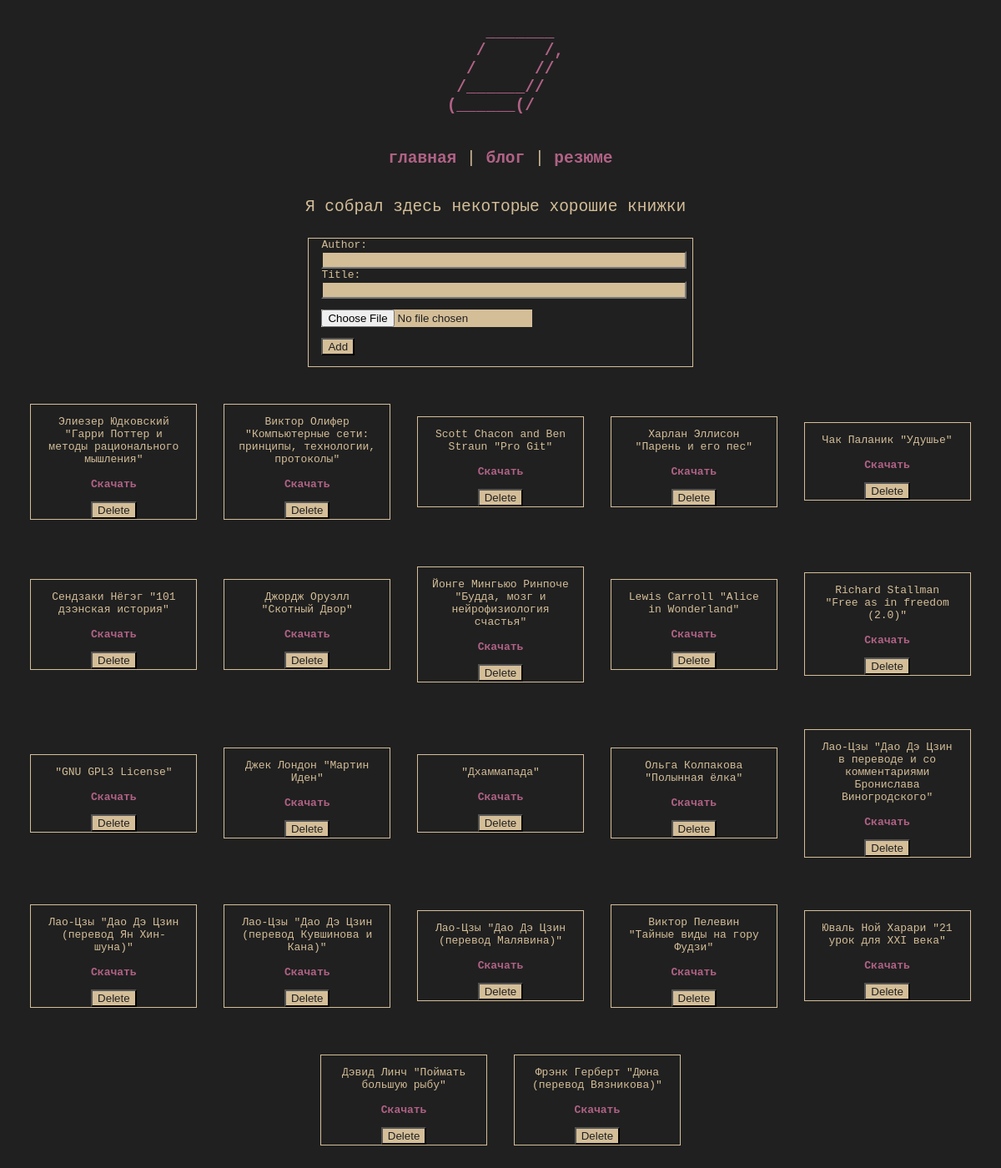
/books (signed in), run on the app's committed database.
### tables this page shows
CREATE TABLE books (
    "author" TEXT,
    "title" TEXT NOT NULL,
    "file" TEXT NOT NULL
);

### kolpa_site.py (the view, shortened to what this page needs)
@app.route("/books", methods=["POST", "GET"])
def books():
    return render_template('books.html', books = dbase.getBooksData(), admin = session['admin'])

### FDataBase.py (called while the page is built)
    def getBooksData(self):
        sql = '''SELECT rowid, * FROM books'''
        try:
            self.__cur.execute(sql)
            res = self.__cur.fetchall()
            if res: return res
        except:
            print("Error reading DB")
        return []

### kolpa_site.py (called while the page is built)
def connect_db():
    conn = sqlite3.connect(app.config['DATABASE'])
    conn.row_factory = sqlite3.Row
    return conn

def get_db():
    if not hasattr(g, 'link_db'):
        g.link_db = connect_db()
    return g.link_db

@app.before_request
def before_request():
   global dbase
   db = get_db()
   dbase = FDataBase(db)
   if 'admin' not in session:
       session['admin'] = False

### templates/books.html (shortened to what this page needs)
<!DOCTYPE html>
<html>
  <head>
      <link type="text/css" href="{{ url_for('static', filename='css/styles.css')}}" rel="stylesheet" />
  </head>
  <body>
    <section id="header" aria-label="Home">
      <a href="/" title="Home">
      <pre>
    _______
     /      /,
   /      //
  /______//
 (______(/
      </pre>
	</a>
    </section>
    <section id="menu">
      <p id="test">
        <a href="/">главная</a> | <a href="/blog">блог</a> | <a href="/resume">резюме</a>
    </p>
    </section>
    <section id="title">
      <p>
        Я собрал здесь некоторые хорошие книжки
      </p>
    </section>
    {%if admin %}
    <div id="weird-boxes">
        <section id="simple_block" style="max-width: 55ch;">
        <form enctype="multipart/form-data" method="post">
        <label for="author">Author:</label><br>
        <input type="text" id="author" name="author" style="width: 100%;"><br>
        <label for="title">Title:</label><br>
        <input type="text" id="title" name="title" style="width: 100%;"><br>
        <p><input type="file" name="book">
        <p></p><input type="submit" value="Add"></p>
      </form>
      </section>
      </div>
      <br>
      {% endif %}
    <div id="weird-boxes">
    <ul class="booklist">
        {% for book in books -%}
          <li>
            <section>
                <p>
                    {{book.author}} "{{book.title}}"
                    <br>
                    <br>
                    <a href="{{book.file}}" download>Скачать</a>
                </p>
                {%if admin %}
                <form action="/books/{{book.rowid}}" method="post">
                  <input type="submit" name="submit_button" value="Delete">
                </form>
                {% endif %}
            </section>
          </li>
        {% endfor -%}
    </ul>
	</div>
  </body>
</html>

### static/css/styles.css (style rules this page uses)
body { background-color: #202020; overflow-x: hidden; }
html { overflow-x: hidden; }
.booklist { font-family: monospace; margin: 0 auto; text-align: center; max-width: 1920px; padding: 0; }
.booklist li { vertical-align:middle; display: inline-block; width: 200px; margin: 0 12px 30px; }
input { background-color: #d4be98; color: #202020; }
p#test { width: 100%; text-align: center; font-size:150%; }
section { font-family: monospace; background-color: #202020; color:#d4be98; }
section#header { text-align:center; font-size:150%; margin-right:1%; margin-left:1%; }
section#title { margin-top:3%; text-align:center; font-size:150%; margin-right:2%; margin-left:1%; }
#weird-boxes section { padding: 0 2ch; margin-top: 2em; border: 1px solid #d4be98; }
section#simple_block { margin-left: auto; margin-right: auto; max-width: 38ch; }
section#menu { margin-left: auto; margin-right: auto; width: 40ch; }
a { text-decoration: none; font-weight:bold; color:#B16286; }

### data on the page
books: author "Элиезер Юдковский", title "Гарри Поттер и методы рационального мышления"
books: author "Виктор Олифер", title "Компьютерные сети: принципы, технологии, протоколы"
books: author "Scott Chacon and Ben Straun", title "Pro Git"
books: author "Харлан Эллисон", title "Парень и его пес"
books: author "Чак Паланик", title "Удушье"
books: author "Сендзаки Нёгэг", title "101 дзэнская история"
books: author "Джордж Оруэлл", title "Скотный Двор"
books: author "Йонге Мингьюо Ринпоче", title "Будда, мозг и нейрофизиология счастья"
books: author "Lewis Carroll", title "Alice in Wonderland"
books: author "Richard Stallman", title "Free as in freedom (2.0)"
books: title "GNU GPL3 License"
books: author "Джек Лондон", title "Мартин Иден"
books: title "Дхаммапада"
books: author "Ольга Колпакова", title "Полынная ёлка"
books: author "Лао-Цзы", title "Дао Дэ Цзин в переводе и со комментариями Бронислава Виногродского"
books: author "Лао-Цзы", title "Дао Дэ Цзин (перевод Ян Хин-шуна)"
books: author "Лао-Цзы", title "Дао Дэ Цзин (перевод Кувшинова и Кана)"
books: author "Лао-Цзы", title "Дао Дэ Цзин (перевод Малявина)"
books: author "Виктор Пелевин", title "Тайные виды на гору Фудзи"
books: author "Юваль Ной Харари", title "21 урок для XXI века"
books: author "Дэвид Линч", title "Поймать большую рыбу"
books: author "Фрэнк Герберт", title "Дюна (перевод Вязникова)"
